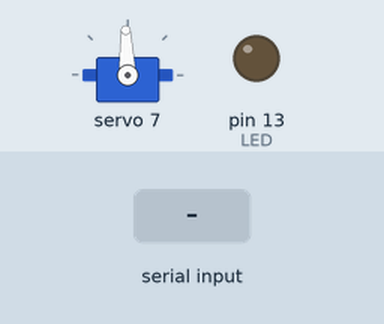
The sketch below on a simulated Arduino Uno, built with avr-gcc and run on an emulated ATmega328P. On the bench: servo, output pins drawn as LEDs (lit = HIGH). The inputs (shaded band) are chosen by the test bench. Pins used as bus, display or sensor lines are not drawn; what the sketch prints to the serial monitor is not drawn.

Above: at 4.2 s.
4.3 s: "q" received over Serial
Timing chart, 0 to 7.3 s (numbered marks = the images above; inputs shaded):
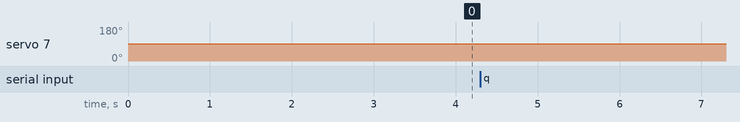

The sketch:

ServoTest.ino
```cpp
#include <Adafruit_PWMServoDriver.h>

#include "MotionGenerator.h"


#define LED LED_BUILTIN


#define POWER_ON     7

#define SERVO_FREQ 50 // Analog servos run at ~50 Hz updates

#define TEST_SERVO      7


Adafruit_PWMServoDriver pwm = Adafruit_PWMServoDriver();

MotionGenerator profile;// Motion profile

bool manual = true;

unsigned int servo_min = 240; // TestFirst !!!
unsigned int servo_max = 370;

uint16_t manual_pos = (servo_min  + servo_max) / 2;


float max_vel = 100;
float max_acc = 100;
float home_pos = 50;
float target = 128;

void setup()
{
  pinMode(POWER_ON , OUTPUT);

  // Turn on power
  digitalWrite(POWER_ON, 1);

  delay(3000);


  Serial.begin(115200);

  Serial.println("Start");

  pinMode(LED, OUTPUT);

  pwm.begin();


    for (int i = 0; i < 16; i++)
    pwm.setPWM(i, 0, 0);


  pwm.setOscillatorFrequency(27000000);

  pwm.setPWMFreq(SERVO_FREQ);  // Analog servos run at ~50 Hz updates


  delay(10);

  profile.setParameter(max_vel, max_acc, home_pos);
}


double mapf(double x, double in_min, double in_max, double out_min, double out_max)
{
    return (x - in_min) * (out_max - out_min) / (in_max - in_min) + out_min;
}


void update_motion()
{
  float pos =  profile.update(target);

  float pwm_pos = mapf(pos, 0, 255, servo_min, servo_max);

  if (manual)
    pwm.setPWM(TEST_SERVO, 0, manual_pos);
   else
   pwm.setPWM(TEST_SERVO, 0, pwm_pos);
  //Serial.print("PWM Pos");

}


float t = 0;
int count = 0;


void loop()
{
  if (Serial.available())
  {
      char ch = Serial.read();
    //Serial.println(ch);

    if (ch == 'q') manual_pos--;
    if (ch == 'w') manual_pos++;

    if (ch == 'e') target = 255;
    if (ch == 'r') target = 128;
    if (ch == 't') target = 0;


    //if(ch == 'a') servo_min -= 1;
    //if(ch == 'q') servo_min += 1;
    //if(ch == 's') servo_max -= 1;
    //if(ch == 'w') servo_max += 1;

    if(ch == 'a') max_vel *= 0.95;
    if(ch == 'q') max_vel *= 1.05;
    if(ch == 's') max_acc *= 0.95;
    if(ch == 'w') max_acc *= 1.05;

    //profile.setParameter(max_vel, max_acc, home_pos);
    profile.setMaxVelocity(max_vel);
    profile.setMaxAcceleration(max_acc);

    //Serial.print("Min PWM: "); Serial.print(servo_min);
    //Serial.print("Max PWM: "); Serial.print(servo_max);

    Serial.print("man_pos "); Serial.print(manual_pos);
    //Serial.print("Max vel: "); Serial.print(max_vel);
    //Serial.print(" Max acc: "); Serial.print(max_acc);

    Serial.print("Target: "); Serial.print(target, 3);
    Serial.println();
  }

  update_motion();

}
```

MotionGenerator.cpp
```cpp
#include "MotionGenerator.h"

MotionGenerator::MotionGenerator()
{
  maxVel = 0;
  maxAcc = 0;
  initPos = 0;

  init();
}


MotionGenerator::MotionGenerator(float aMaxVel, float aMaxAcc, float aInitPos)
		: maxVel(aMaxVel), maxAcc(aMaxAcc), initPos(aInitPos)
{
	init();
}

void MotionGenerator::setParameter(float aMaxVel, float aMaxAcc, float aInitPos)
{
  maxVel = aMaxVel;
  maxAcc = aMaxAcc;
  initPos = aInitPos;

  init();
}


void MotionGenerator::init() {
	// Time variables
    oldTime = millis();
    lastTime = oldTime;
    deltaTime = 0;

	// State variables
	reset();

	// Misc
	signM = 1;		// 1 = positive change, -1 = negative change
	shape = true;   // true = trapezoidal, false = triangular
	isFinished = false;
}

float MotionGenerator::update(float posRef) {

	if (oldPosRef != posRef)  // reference changed
	{
		isFinished = false;
		// Shift state variables
		oldPosRef = posRef;
		oldPos = pos;
		oldVel = vel;
		oldTime = lastTime;

		// Calculate braking time and distance (in case is neeeded)
		tBrk = abs(oldVel) / maxAcc;
		dBrk = tBrk * abs(oldVel) / 2;

		// Caculate Sign of motion
		signM = sign(posRef - (oldPos + sign(oldVel)*dBrk));

		if (signM != sign(oldVel))  // means brake is needed
		{
			tAcc = (maxVel / maxAcc);
			dAcc = tAcc * (maxVel / 2);
		}
		else
		{
			tBrk = 0;
			dBrk = 0;
			tAcc = (maxVel - abs(oldVel)) / maxAcc;
			dAcc = tAcc * (maxVel + abs(oldVel)) / 2;
		}

		// Calculate total distance to go after braking
		dTot = abs(posRef - oldPos + signM*dBrk);

		tDec = maxVel / maxAcc;
		dDec = tDec * (maxVel) / 2;
		dVel = dTot - (dAcc + dDec);
		tVel = dVel / maxVel;

		if (tVel > 0)    // trapezoidal shape
			shape = true;
		else             // triangular shape
		{
			shape = false;
			// Recalculate distances and periods
			if (signM != sign(oldVel))  // means brake is needed
			{
				velSt = sqrt(maxAcc*(dTot));
				tAcc = (velSt / maxAcc);
				dAcc = tAcc * (velSt / 2);
			}
			else
			{
				tBrk = 0;
				dBrk = 0;
				dTot = abs(posRef - oldPos);      // recalculate total distance
				velSt = sqrt(0.5*oldVel*oldVel + maxAcc*dTot);
				tAcc = (velSt - abs(oldVel)) / maxAcc;
				dAcc = tAcc * (velSt + abs(oldVel)) / 2;
			}
			tDec = velSt / maxAcc;
			dDec = tDec * (velSt) / 2;
		}

	}

	unsigned long time = millis();		// current time
	// Calculate time since last set-point change
	deltaTime = (time - oldTime);
	// Calculate new setpoint
	calculateTrapezoidalProfile(posRef);
	// Update last time
	lastTime = time;

	//calculateTrapezoidalProfile(setpoint);
	return pos;
}


void MotionGenerator::calculateTrapezoidalProfile(float posRef) {

	float t = static_cast<float> (deltaTime) / 1000;	// conversion from milliseconds to seconds

	if (shape)   // trapezoidal shape
	{
		if (t <= (tBrk+tAcc))
		{
			pos = oldPos + oldVel*t + signM * 0.5*maxAcc*t*t;
			vel = oldVel + signM * maxAcc*t;
			acc = signM * maxAcc;
		}
		else if (t > (tBrk+tAcc) && t < (tBrk+tAcc+tVel))
		{
			pos = oldPos + signM * (-dBrk + dAcc + maxVel*(t-tBrk-tAcc));
			vel = signM * maxVel;
			acc = 0;
		}
		else if (t >= (tBrk+tAcc+tVel) && t < (tBrk+tAcc+tVel+tDec))
		{
			pos = oldPos + signM * (-dBrk + dAcc + dVel + maxVel*(t-tBrk-tAcc-tVel) - 0.5*maxAcc*(t-tBrk-tAcc-tVel)*(t-tBrk-tAcc-tVel));
			vel = signM * (maxVel - maxAcc*(t-tBrk-tAcc-tVel));
			acc = - signM * maxAcc;
		}
		else
		{
			pos = posRef;
			vel = 0;
			acc = 0;
			isFinished = true;
		}
	}
	else            // triangular shape
	{
		if (t <= (tBrk+tAcc))
		{
			pos = oldPos + oldVel*t + signM * 0.5*maxAcc*t*t;
			vel = oldVel + signM * maxAcc*t;
			acc = signM * maxAcc;
		}
		else if (t > (tBrk+tAcc) && t < (tBrk+tAcc+tDec))
		{
			pos = oldPos + signM * (-dBrk + dAcc + velSt*(t-tBrk-tAcc) - 0.5*maxAcc*(t-tBrk-tAcc)*(t-tBrk-tAcc));
			vel = signM * (velSt - maxAcc*(t-tBrk-tAcc));
			acc = - signM * maxAcc;
		}
		else
		{
			pos = posRef;
			vel = 0;
			acc = 0;
			isFinished = true;
		}

	}

}

// Getters and setters
bool MotionGenerator::getFinished() {
	return isFinished;
}

float MotionGenerator::getVelocity() {
	return vel;
}

float MotionGenerator::getAcceleration() {
	return acc;
}

void MotionGenerator::setMaxVelocity(float aMaxVel) {
	maxVel = aMaxVel;
}

void MotionGenerator::setMaxAcceleration(float aMaxAcc) {
	maxAcc = aMaxAcc;
}

void MotionGenerator::setInitPosition(float aInitPos) {
	initPos 	= aInitPos;
	pos 		= aInitPos;
	oldPos 		= aInitPos;
}

short int MotionGenerator::sign(float aVal) {
	if (aVal < 0)
		return -1;
	else if (aVal > 0)
		return 1;
	else
		return 0;
}

void MotionGenerator::reset() {
	// Reset all state variables

	pos 		= initPos;
	oldPos 		= initPos;
    oldPosRef 	= 0;
	vel 		= 0;
	acc 		= 0;
	oldVel 		= 0;

	dBrk 		= 0;
	dAcc 		= 0;
	dVel 		= 0;
	dDec 		= 0;
	dTot 		= 0;

	tBrk 		= 0;
	tAcc 		= 0;
	tVel 		= 0;
	tDec 		= 0;

	velSt 		= 0;
}
```

MotionGenerator.h
```cpp
/*


nulluser - Added default constructor

*/


#ifndef __MOTIONGENERATOR_H__
#define __MOTIONGENERATOR_H__

#if defined(ARDUINO) && ARDUINO >= 100
#include "Arduino.h"
#else
#include "WProgram.h"
#endif

/**
 * Generates the analytical solution for the trapezoidal motion.
 *
 * <p>
 * Usage:
 * // Includes
 * #include "MotionGenerator.h"
 *
 * Initialization
 *
 * @param int aVelMax maximum velocity (units/s)
 * @param int aAccMax maximum acceleration (units/s^2)
 * @param int aInitPos initial position (units)
 *

 // Define the MotionGenerator object
 MotionGenerator *trapezoidalProfile = new MotionGenerator(100, 400, 0);

 // Retrieve calculated position
 float positionRef = 1000;
 float position = trapezoidalProfile->update(positionRef)

 // Retrieve current velocity
 float velocity = trapezoidalProfile->getVelocity();

 // Retrieve current acceleration
 float acceleration = trapezoidalProfile->getAcceleration();

 // Check if profile is finished
 if (trapezoidalProfile->getFinished()) {};

 // Reset internal state
 trapezoidalProfile->reset();

 *
 * @author      AerDronix <aerdronix@gmail.com>
 * @web		https://aerdronix.wordpress.com/
 * @version     1.0
 * @since       2016-12-22
 */

class MotionGenerator {
	public:
		/**
		 * Constructor
		 *
		 * @param int aVelocityMax maximum velocity
		 * @param int aAccelerationMax maximum acceleration
		 */

    MotionGenerator();

		MotionGenerator(float aMaxVel, float aMaxAcc, float aInitPos);


		void init();

		/**
		 * Updates the state, generating new setpoints
		 *
		 * @param aSetpoint The current setpoint.
		 */
		float update(float aPosRef);
		float getVelocity();
		float getAcceleration();

		bool getFinished();

    void setParameter(float aMaxVel, float aMaxAcc, float aInitPos);

		void setMaxVelocity(float aMaxVel);
		void setMaxAcceleration(float aMaxAcc);
		void setInitPosition(float aInitPos);
		void reset();

	private:
		/**
		 * Increments the state number.
		 *
		 * @see
		  currentState
		 */
		void calculateTrapezoidalProfile(float);
		short int sign(float aVal);

		float maxVel;
		float maxAcc;
		float initPos;
        	float pos;
        	float vel;
        	float acc;
        	float oldPos;
        	float oldPosRef;
        	float oldVel;

        	float dBrk;
        	float dAcc;
        	float dVel;
        	float dDec;
        	float dTot;

        	float tBrk;
        	float tAcc;
        	float tVel;
        	float tDec;

		float velSt;

        	unsigned long oldTime;
        	unsigned long lastTime;
        	unsigned long deltaTime;

        	short int signM;      	// 1 = positive change, -1 = negative change
        	bool shape;      	// true = trapezoidal, false = triangular

		bool isFinished;
};
#endif
```

Measured:
- after the input at 4.3 s, servo 7: 92° → 91° at once
